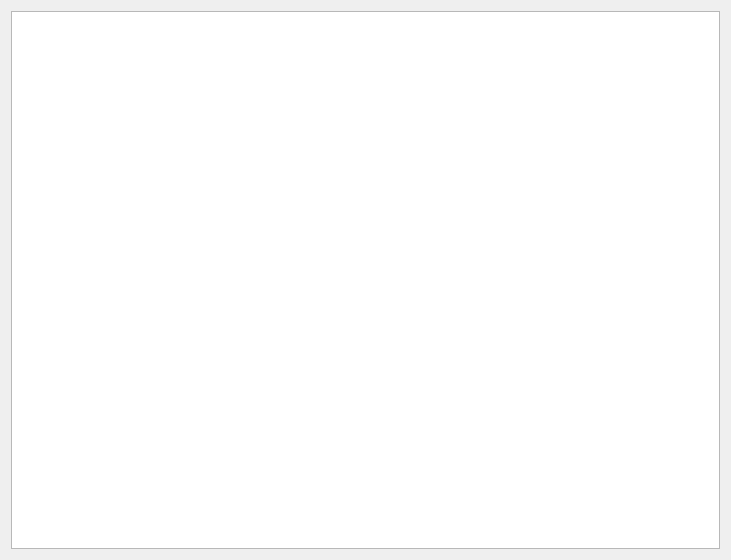
<?xml version="1.0" encoding="UTF-8"?>
<ui version="4.0">
 <class>patient</class>
 <widget class="QWidget" name="patient">
  <property name="geometry">
   <rect>
    <x>0</x>
    <y>0</y>
    <width>731</width>
    <height>560</height>
   </rect>
  </property>
  <property name="windowTitle">
   <string>患者列表</string>
  </property>
  <layout class="QGridLayout" name="gridLayout">
   <item row="0" column="0">
    <widget class="QListWidget" name="patient_list"/>
   </item>
  </layout>
 </widget>
 <resources/>
 <connections/>
</ui>
